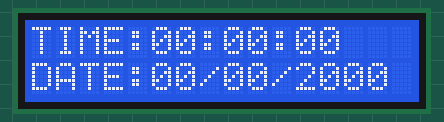
This sketch was run on a simulated ESP8266 (NodeMCU). On the bench: 16×2 character LCD. WiFi joins after 1.5 s; servers stay silent unless stated; network time is answered at once with the bench clock; the local clock reads 2024-03-15 10:24:30 at power-on unless the sketch sets it; what the sketch prints to the serial monitor is not drawn.

Above: at 0.1 s.
At 1.7 s:
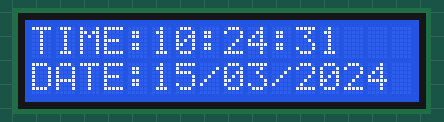
At 6.3 s:
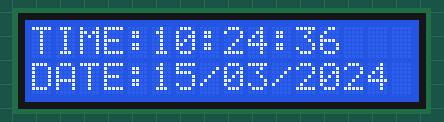
At 10.4 s:
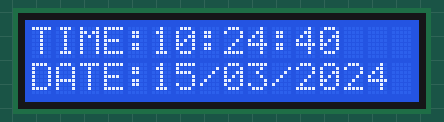
At 20.2 s:
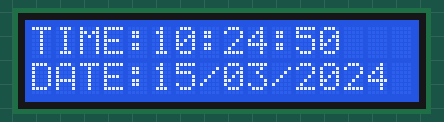
At 38.2 s:
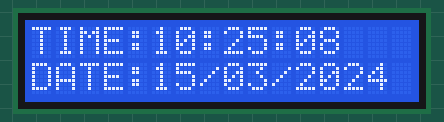

The sketch:

Wifi_Clock.ino
```cpp
#include <ESP8266WiFi.h>
#include <WiFiUdp.h>
#include <NTPClient.h>
#include <TimeLib.h>
#include <LiquidCrystal_I2C.h>

// set the LCD number of columns and rows
int lcdColumns = 16;
int lcdRows = 2;

// set LCD address, number of columns and rows
// if you don't know your display address, run an I2C scanner sketch
LiquidCrystal_I2C lcd(0x3F, lcdColumns, lcdRows);


char* ssid = "Tanvir wifi";  //wifi ssid
char* password = "*************************";   //wifi password

WiFiUDP ntpUDP;


NTPClient timeClient(ntpUDP, "asia.pool.ntp.org", 21600, 60000);

char Time[ ] = "TIME:00:00:00";
char Date[ ] = "DATE:00/00/2000";
byte last_second, second_, minute_, hour_, day_, month_;
int year_;


void setup() {

  Serial.begin(115200);
  lcd.init();              // initialize LCD
  lcd.backlight();         // backlight
  lcd.clear();
  lcd.setCursor(0, 0);
  lcd.print(Time);
  lcd.setCursor(0, 1);
  lcd.print(Date);

  WiFi.begin(ssid, password);
  Serial.print("Connecting.");

  while ( WiFi.status() != WL_CONNECTED ) {
    delay(500);
    Serial.print(".");
  }
  Serial.println("connected");
  timeClient.begin();
}


void loop() {

  timeClient.update();
  unsigned long unix_epoch = timeClient.getEpochTime();    // Get Unix epoch time from the NTP server

  second_ = second(unix_epoch);
  if (last_second != second_) {


    minute_ = minute(unix_epoch);
    hour_   = hour(unix_epoch);
    day_    = day(unix_epoch);
    month_  = month(unix_epoch);
    year_   = year(unix_epoch);


    Time[12] = second_ % 10 + 48;
    Time[11] = second_ / 10 + 48;
    Time[9]  = minute_ % 10 + 48;
    Time[8]  = minute_ / 10 + 48;
    Time[6]  = hour_   % 10 + 48;
    Time[5]  = hour_   / 10 + 48;


    Date[5]  = day_   / 10 + 48;
    Date[6]  = day_   % 10 + 48;
    Date[8]  = month_  / 10 + 48;
    Date[9]  = month_  % 10 + 48;
    Date[13] = (year_   / 10) % 10 + 48;
    Date[14] = year_   % 10 % 10 + 48;

    Serial.println(Time);
    Serial.println(Date);

    lcd.setCursor(0, 0);
    lcd.print(Time);
    lcd.setCursor(0, 1);
    lcd.print(Date);
    last_second = second_;

  }
  delay(500);
}
```

Measured:
- what the display in image 1 shows lasts 0.5 s, from 1.7 s to 2.2 s
- what the display in image 2 shows lasts 1.0 s, from 6.3 s to 7.3 s
